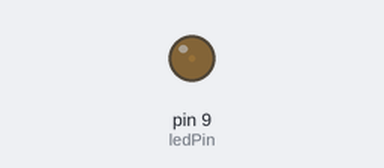
Simulated run of this sketch. Board: Arduino Uno, built with avr-gcc and run on an emulated ATmega328P. Parts: output pins drawn as LEDs (lit = HIGH).

Above: at 0.05 s.
At 0.95 s:
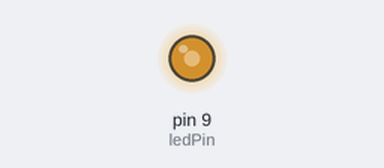
At 1.4 s:
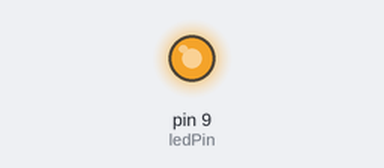
At 2.75 s:
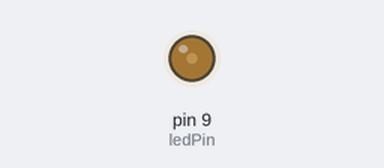
Timing chart, 0 to 7.2 s (numbered marks = the images above):
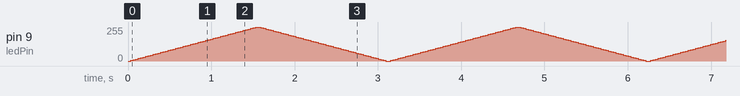

The sketch:

led_fade.ino
```cpp
const int ledPin = 9;
const int depth = 5;
const int duration = 30;

int brightness = 0;
int fade = 1;

void setup() {
  pinMode(ledPin, OUTPUT);
}

void loop() {
  if (brightness < 0) {
    fade = 1;
    brightness = 0;
  } else if (brightness > 255) {
    fade = -1;
    brightness = 255;
  }
  analogWrite(ledPin, brightness);
  brightness = brightness + (fade * depth);
  delay(duration);
}
```
